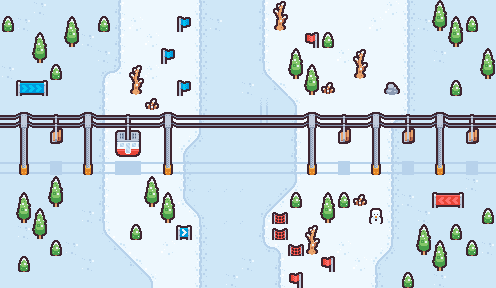

Rendered tile map (Tiled .tmx) drawn with the repository's tilesets; below, a short description and the full map source, tile grids included:
An orthogonal 31x18 tile map with 16x16 px tiles, 4 tile layers (Terrain, Shadows, Objects, Lift).

<map version="1.10" tiledversion="1.11.2" orientation="orthogonal" renderorder="right-down" width="31" height="18" tilewidth="16" tileheight="16" infinite="0" nextlayerid="5" nextobjectid="1">
 <tileset firstgid="1" source="sampleSheet.tsx" />
 <layer id="1" name="Terrain" width="31" height="18">
  <data encoding="csv">
3,3,4,3,3,3,3,5,1,1,1,1,2,3,3,3,5,1,1,1,1,1,1,1,6,2,3,3,3,3,3,
3,4,3,3,3,3,3,5,6,1,1,1,2,4,3,3,5,1,1,1,1,1,1,6,1,2,4,3,3,3,3,
3,3,3,3,3,4,3,5,1,6,1,1,2,3,3,3,5,1,1,1,1,1,1,1,1,2,3,3,3,3,3,
3,3,3,3,3,3,4,5,1,1,1,1,2,3,3,3,5,1,1,1,1,6,1,1,1,2,3,4,3,3,3,
4,3,3,3,3,3,77,78,1,6,1,1,2,3,3,3,16,1,1,1,1,1,1,1,1,2,3,3,3,3,3,
3,3,3,3,3,3,5,1,1,1,1,1,2,3,3,4,3,29,1,1,1,1,1,1,1,2,3,3,3,3,3,
3,3,3,3,3,3,5,1,1,1,1,1,2,3,3,3,3,3,18,1,1,1,1,1,1,2,3,3,3,3,3,
3,3,3,3,3,3,5,1,1,1,1,1,2,3,3,3,3,3,5,1,1,1,1,1,61,62,3,3,3,3,3,
3,3,3,3,3,3,5,1,1,1,1,14,15,3,3,3,3,3,5,1,1,1,1,1,2,3,3,3,3,3,3,
3,3,3,3,3,3,5,1,1,1,1,13,27,3,3,3,3,3,5,1,1,1,1,1,2,3,3,3,3,3,3,
3,3,3,3,3,3,5,1,1,1,1,2,3,3,3,3,3,3,5,1,1,1,1,1,2,3,3,3,3,3,3,
3,3,3,3,3,3,5,1,1,1,1,2,39,39,39,39,3,40,30,1,1,1,1,1,2,3,3,3,3,4,3,
3,3,3,3,3,3,5,1,1,1,1,25,39,3,3,3,40,41,53,1,1,1,1,1,2,4,3,3,3,3,3,
3,3,3,3,3,4,5,1,1,1,1,50,51,3,39,39,52,53,1,1,1,1,1,1,2,3,4,3,3,3,3,
3,4,3,3,3,3,16,17,1,1,1,1,2,3,3,3,5,1,1,1,1,1,1,1,2,3,3,3,3,3,3,
3,3,3,3,4,3,28,29,17,1,6,1,2,3,3,3,65,66,1,1,1,6,1,14,15,3,3,3,3,3,4,
3,3,3,3,3,4,3,28,29,17,1,1,2,3,3,4,3,5,1,1,1,1,6,13,27,3,3,3,3,3,3,
3,3,3,3,3,3,3,3,28,18,1,1,2,3,4,3,3,5,1,1,1,1,1,2,3,3,3,4,3,3,3
</data>
 </layer>
 <layer id="3" name="Shadows" width="31" height="18">
  <data encoding="csv">
0,0,0,0,0,0,0,0,0,0,0,0,0,0,0,0,0,0,0,0,0,0,0,0,0,0,0,0,0,0,0,
0,0,0,0,0,0,0,0,0,0,0,0,0,0,0,0,0,0,0,0,0,0,0,0,0,0,0,0,0,0,0,
0,0,0,0,0,0,0,0,0,0,0,0,0,0,0,0,0,0,0,0,0,0,0,0,0,0,0,0,0,0,0,
0,0,0,0,0,0,0,0,0,0,0,0,0,0,0,0,0,0,0,0,0,0,0,0,0,0,0,0,0,0,0,
0,0,0,0,0,0,0,0,0,0,0,0,0,0,0,0,0,0,0,0,0,0,0,0,0,0,0,0,0,0,0,
0,0,0,0,0,0,0,0,0,0,0,0,0,0,0,0,0,0,0,0,0,0,0,0,0,0,0,0,0,0,0,
0,0,0,0,0,0,0,0,0,0,0,0,0,0,0,0,0,0,0,0,0,0,0,0,0,0,0,0,0,0,0,
0,0,0,0,0,0,0,0,0,0,0,0,0,0,0,0,0,0,0,0,0,0,0,0,0,0,0,0,0,0,0,
0,0,0,0,0,0,0,0,0,0,0,0,0,0,0,0,0,0,0,0,0,0,0,0,0,0,0,0,0,0,0,
0,0,0,0,0,0,0,0,0,0,0,0,0,0,0,0,0,0,0,0,0,0,0,0,0,0,0,0,0,0,0,
54,42,54,49,54,42,54,75,76,54,42,54,54,54,54,54,54,54,54,42,54,49,54,42,54,49,54,42,54,49,54,
0,0,0,0,0,0,0,0,0,0,0,0,0,0,0,0,0,0,0,0,0,0,0,0,0,0,0,0,0,0,0,
0,0,0,0,0,0,0,0,0,0,0,0,0,0,0,0,0,0,0,0,0,0,0,0,0,0,0,0,0,0,0,
0,0,0,0,0,0,0,0,0,0,0,0,0,0,0,0,0,0,0,0,0,0,0,0,0,0,0,0,0,0,0,
0,0,0,0,0,0,0,0,0,0,0,0,0,0,0,0,0,0,0,0,0,0,0,0,0,0,0,0,0,0,0,
0,0,0,0,0,0,0,0,0,0,0,0,0,0,0,0,0,0,0,0,0,0,0,0,0,0,0,0,0,0,0,
0,0,0,0,0,0,0,0,0,0,0,0,0,0,0,0,0,0,0,0,0,0,0,0,0,0,0,0,0,0,0,
0,0,0,0,0,0,0,0,0,0,0,0,0,0,0,0,0,0,0,0,0,0,0,0,0,0,0,0,0,0,0
</data>
 </layer>
 <layer id="2" name="Objects" width="31" height="18">
  <data encoding="csv">
0,0,0,0,0,0,0,0,0,0,0,0,0,0,0,0,0,8,0,0,0,0,0,0,0,0,0,7,0,0,0,
31,0,0,0,7,0,31,0,0,0,0,22,0,0,0,0,0,20,0,0,0,0,0,0,0,0,0,19,7,31,0,
0,0,7,0,19,0,0,0,0,0,0,0,0,0,0,0,0,0,0,21,31,0,0,0,0,0,0,0,19,0,0,
0,0,19,0,0,0,0,0,0,0,22,0,0,0,0,0,0,0,7,0,0,0,8,0,0,0,0,0,0,0,7,
0,0,0,31,0,0,0,0,8,0,0,0,0,0,0,0,0,0,19,7,0,0,20,0,0,0,0,0,0,0,19,
0,23,24,0,0,0,0,0,20,0,0,22,0,0,0,0,0,0,0,19,32,0,0,0,82,0,0,0,31,0,0,
0,0,0,0,0,0,0,0,0,32,0,0,0,0,0,0,60,0,0,0,0,0,0,0,0,0,0,0,0,0,0,
0,0,0,0,0,0,0,0,0,0,0,0,0,0,0,0,59,0,0,0,0,0,0,0,0,0,0,0,0,0,0,
0,0,0,0,0,0,0,0,0,0,0,0,0,0,0,0,0,0,0,0,0,0,0,0,0,0,0,0,0,0,0,
0,0,0,0,0,0,0,0,0,0,0,0,0,0,0,0,0,0,0,0,0,0,0,0,0,0,0,0,0,0,0,
0,0,0,0,0,0,0,0,0,0,0,0,0,0,0,0,0,0,0,0,0,0,0,0,0,0,0,0,0,0,0,
0,0,0,7,0,0,0,0,0,7,0,0,0,0,0,0,0,0,0,0,0,0,0,0,0,0,0,0,0,0,0,
0,7,0,19,0,0,0,0,0,19,7,0,0,0,0,0,0,0,31,0,7,31,32,0,0,0,0,35,36,0,0,
0,19,7,0,0,0,0,0,0,0,19,0,0,0,0,0,0,11,0,0,19,0,0,70,0,0,0,0,0,0,31,
0,0,19,0,0,0,0,0,31,0,0,34,0,0,0,0,0,11,0,8,0,0,0,0,0,0,7,0,31,0,0,
0,0,0,31,0,0,0,0,0,0,0,0,0,0,0,0,0,0,11,20,0,0,0,0,0,0,19,7,0,31,0,
0,31,0,0,0,0,0,0,0,0,0,0,0,0,0,0,0,0,0,0,21,0,0,0,0,0,0,19,0,0,0,
0,0,0,0,0,0,0,0,0,0,0,0,0,0,0,0,0,0,21,0,0,0,0,0,0,31,0,0,0,0,0
</data>
 </layer>
 <layer id="4" name="Lift" width="31" height="18">
  <data encoding="csv">
0,0,0,0,0,0,0,0,0,0,0,0,0,0,0,0,0,0,0,0,0,0,0,0,0,0,0,0,0,0,0,
0,0,0,0,0,0,0,0,0,0,0,0,0,0,0,0,0,0,0,0,0,0,0,0,0,0,0,0,0,0,0,
0,0,0,0,0,0,0,0,0,0,0,0,0,0,0,0,0,0,0,0,0,0,0,0,0,0,0,0,0,0,0,
0,0,0,0,0,0,0,0,0,0,0,0,0,0,0,0,0,0,0,0,0,0,0,0,0,0,0,0,0,0,0,
0,0,0,0,0,0,0,0,0,0,0,0,0,0,0,0,0,0,0,0,0,0,0,0,0,0,0,0,0,0,0,
0,0,0,0,0,0,0,0,0,0,0,0,0,0,0,0,0,0,0,0,0,0,0,0,0,0,0,0,0,0,0,
0,0,0,0,0,0,0,0,0,0,0,0,0,0,0,0,0,0,0,0,0,0,0,0,0,0,0,0,0,0,0,
47,43,47,46,47,43,47,44,45,47,43,47,47,47,47,47,47,47,47,43,47,46,47,43,47,46,47,43,47,46,47,
0,55,0,58,0,55,0,56,57,0,55,0,0,0,0,0,0,0,0,55,0,58,0,55,0,58,0,55,0,58,0,
0,55,0,0,0,55,0,68,69,0,55,0,0,0,0,0,0,0,0,55,0,0,0,55,0,0,0,55,0,0,0,
0,67,0,0,0,67,0,0,0,0,67,0,0,0,0,0,0,0,0,67,0,0,0,67,0,0,0,67,0,0,0,
0,0,0,0,0,0,0,0,0,0,0,0,0,0,0,0,0,0,0,0,0,0,0,0,0,0,0,0,0,0,0,
0,0,0,0,0,0,0,0,0,0,0,0,0,0,0,0,0,0,0,0,0,0,0,0,0,0,0,0,0,0,0,
0,0,0,0,0,0,0,0,0,0,0,0,0,0,0,0,0,0,0,0,0,0,0,0,0,0,0,0,0,0,0,
0,0,0,0,0,0,0,0,0,0,0,0,0,0,0,0,0,0,0,0,0,0,0,0,0,0,0,0,0,0,0,
0,0,0,0,0,0,0,0,0,0,0,0,0,0,0,0,0,0,0,0,0,0,0,0,0,0,0,0,0,0,0,
0,0,0,0,0,0,0,0,0,0,0,0,0,0,0,0,0,0,0,0,0,0,0,0,0,0,0,0,0,0,0,
0,0,0,0,0,0,0,0,0,0,0,0,0,0,0,0,0,0,0,0,0,0,0,0,0,0,0,0,0,0,0
</data>
 </layer>
</map>
